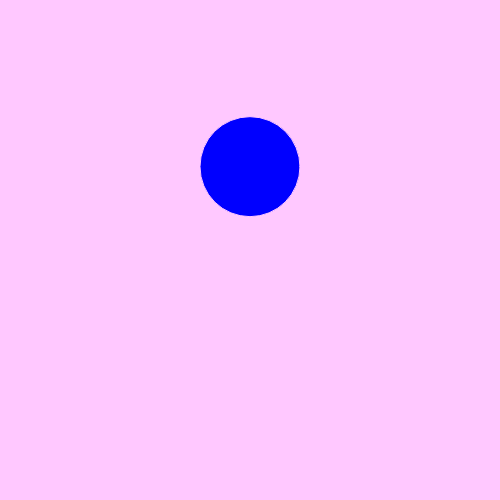
Frame 1 (no input)
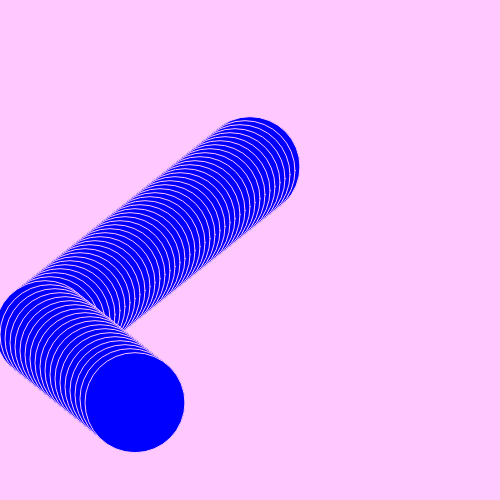
Frame 60 (no input)
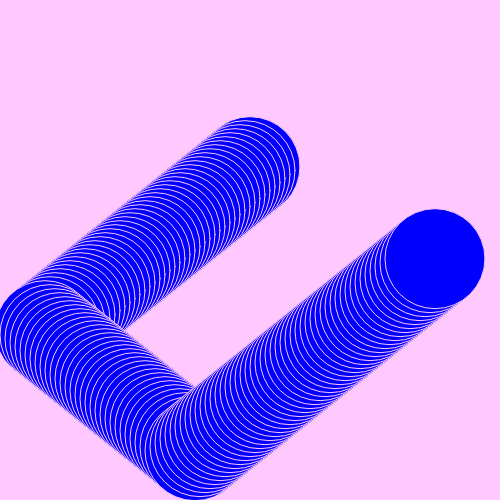
Frame 120 (the mouse pressed at the canvas centre since frame 60)

The p5.js sketch that drew these frames (run headless with seeded random() and noise() and a simulated clock; from frame 60 on, the mouse is pressed at the canvas centre):

// p5.js sketch
// ── sketch.js
//Advanced Bouncing Ball Variation
//Try changing the values for xDirection and yDirection or the size of the canvas, and look how that changes the patterns the bouncing ball makes.

var y;
var x;
var yDirection = 4;
var xDirection = -5;
var ballSize = 100;

function setup(){
    createCanvas(500,500);
    y = height/3;
    x = width/2;
    background(255,200,255);
}
function draw(){
    stroke(255,200,255);
    fill(0,0,255);
    ellipse(x,y,ballSize,ballSize);
    y += yDirection;
    x += xDirection;
    if(y  > height-ballSize/2 || y < ballSize/2){
        yDirection = yDirection * (-1);
    }
    if(x  > width-ballSize/2 || x < ballSize/2){
        xDirection = xDirection * (-1);
    }
    
}
